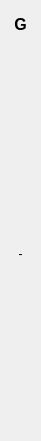
  <widget class="QWidget" name="verticalLayoutWidget_8">
   <property name="geometry">
    <rect>
     <x>1010</x>
     <y>80</y>
     <width>41</width>
     <height>441</height>
    </rect>
   </property>
   <layout class="QVBoxLayout" name="verticalLayout_17">
    <item>
     <widget class="QLabel" name="label_col_g">
      <property name="font">
       <font>
        <pointsize>12</pointsize>
        <weight>75</weight>
        <bold>true</bold>
        <strikeout>false</strikeout>
       </font>
      </property>
      <property name="text">
       <string>G</string>
      </property>
      <property name="alignment">
       <set>Qt::AlignCenter</set>
      </property>
     </widget>
    </item>
    <item>
     <widget class="QLabel" name="label_ag">
      <property name="text">
       <string/>
      </property>
      <property name="alignment">
       <set>Qt::AlignCenter</set>
      </property>
     </widget>
    </item>
    <item>
     <widget class="QLabel" name="label_bg">
      <property name="text">
       <string/>
      </property>
      <property name="alignment">
       <set>Qt::AlignCenter</set>
      </property>
     </widget>
    </item>
    <item>
     <widget class="QLabel" name="label_cg">
      <property name="text">
       <string/>
      </property>
      <property name="alignment">
       <set>Qt::AlignCenter</set>
      </property>
     </widget>
    </item>
    <item>
     <widget class="QLabel" name="label_dg">
      <property name="text">
       <string/>
      </property>
      <property name="alignment">
       <set>Qt::AlignCenter</set>
      </property>
     </widget>
    </item>
    <item>
     <widget class="QLabel" name="label_eg">
      <property name="text">
       <string/>
      </property>
      <property name="alignment">
       <set>Qt::AlignCenter</set>
      </property>
     </widget>
    </item>
    <item>
     <widget class="QLabel" name="label_fg">
      <property name="text">
       <string/>
      </property>
      <property name="alignment">
       <set>Qt::AlignCenter</set>
      </property>
     </widget>
    </item>
    <item>
     <widget class="QLabel" name="label_gg">
      <property name="text">
       <string>-</string>
      </property>
      <property name="alignment">
       <set>Qt::AlignCenter</set>
      </property>
     </widget>
    </item>
    <item>
     <widget class="QLabel" name="label_hg">
      <property name="text">
       <string/>
      </property>
      <property name="alignment">
       <set>Qt::AlignCenter</set>
      </property>
     </widget>
    </item>
    <item>
     <widget class="QLabel" name="label_ig">
      <property name="text">
       <string/>
      </property>
      <property name="alignment">
       <set>Qt::AlignCenter</set>
      </property>
     </widget>
    </item>
    <item>
     <widget class="QLabel" name="label_jg">
      <property name="text">
       <string/>
      </property>
      <property name="alignment">
       <set>Qt::AlignCenter</set>
      </property>
     </widget>
    </item>
    <item>
     <widget class="QLabel" name="label_kg">
      <property name="text">
       <string/>
      </property>
      <property name="alignment">
       <set>Qt::AlignCenter</set>
      </property>
     </widget>
    </item>
    <item>
     <widget class="QLabel" name="label_lg">
      <property name="text">
       <string/>
      </property>
      <property name="alignment">
       <set>Qt::AlignCenter</set>
      </property>
     </widget>
    </item>
   </layout>
  </widget>
